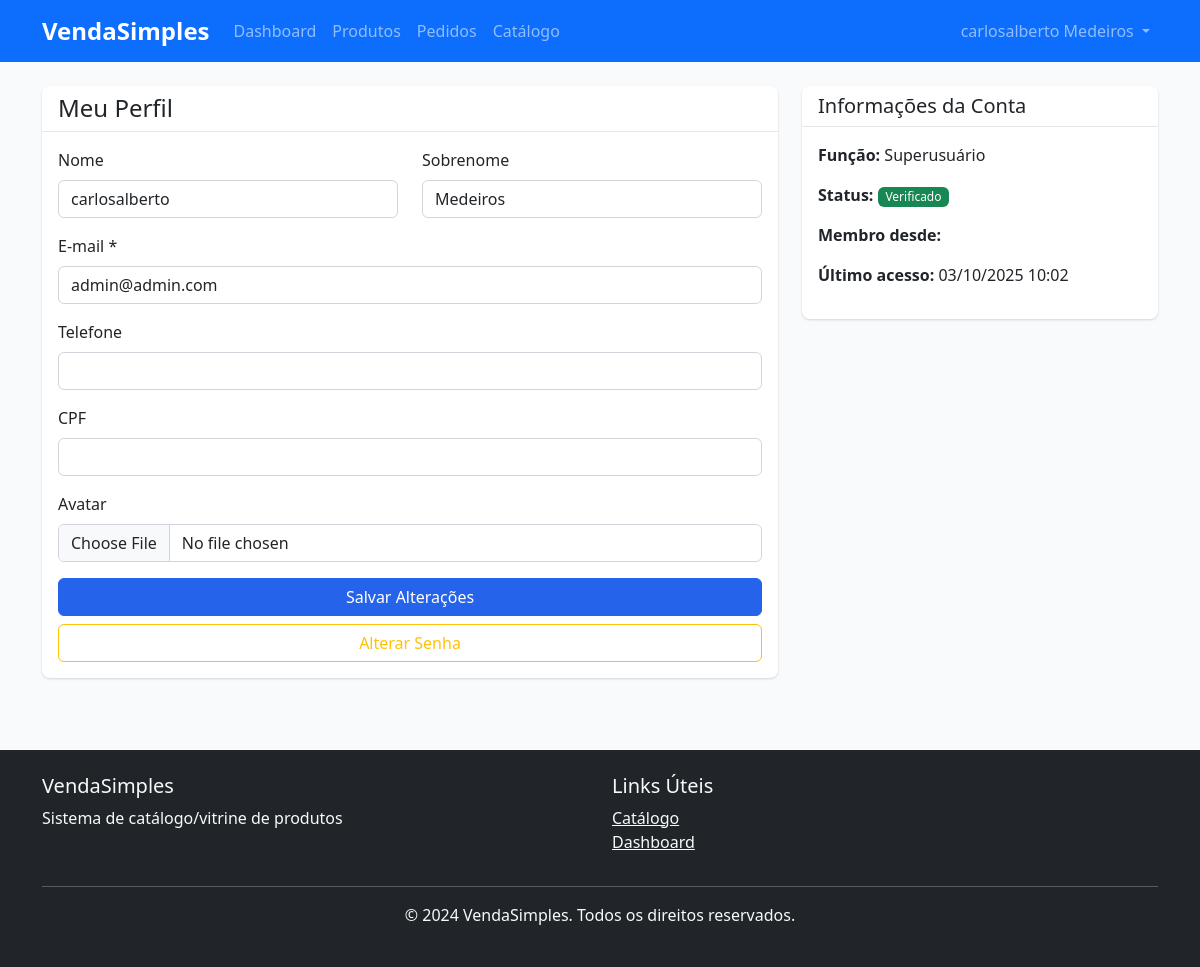
Page /auth/profile/ (signed in) on the committed database.
### apps/authentication/models.py (models this page shows, shortened)
class User(AbstractBaseUser, PermissionsMixin, TimeStampedModel, SoftDeleteModel):
    email = models.EmailField(
        unique=True,
        db_index=True,
        verbose_name='E-mail'
    )
    first_name = models.CharField(
        max_length=150,
        verbose_name='Nome'
    )
    last_name = models.CharField(
        max_length=150,
        verbose_name='Sobrenome'
    )
    role = models.CharField(
        max_length=20,
        choices=UserRole.choices,
        db_index=True,
        verbose_name='Função'
    )
    is_staff = models.BooleanField(
        default=False,
        verbose_name='Acesso ao Admin'
    )
    is_verified = models.BooleanField(
        default=False,
        db_index=True,
        verbose_name='E-mail Verificado'
    )
    phone = models.CharField(
        max_length=20,
        blank=True,
        null=True,
        validators=[validate_phone],
        verbose_name='Telefone'
    )
    USERNAME_FIELD = 'email'
    REQUIRED_FIELDS = ['first_name', 'last_name', 'role']
    objects = UserManager()
    class Meta:
        db_table = 'users'
        verbose_name = 'Usuário'
        verbose_name_plural = 'Usuários'
        indexes = [
            models.Index(fields=['email', 'role']),
            models.Index(fields=['is_active', 'role']),
            models.Index(fields=['is_verified', 'is_active']),
        ]
    def get_full_name(self):
        return f"{self.first_name} {self.last_name}".strip()

class Profile(TimeStampedModel):
    user = models.OneToOneField(
        User,
        on_delete=models.CASCADE,
        related_name='profile'
    )
    cpf = models.CharField(
        max_length=14,
        unique=True,
        null=True,
        blank=True,
        db_index=True,
        validators=[validate_cpf],
        verbose_name='CPF'
    )
    telefone = models.CharField(
        max_length=20,
        null=True,
        blank=True,
        validators=[validate_phone],
        verbose_name='Telefone'
    )
    whatsapp = models.CharField(
        max_length=20,
        null=True,
        blank=True,
        validators=[validate_phone],
        verbose_name='WhatsApp'
    )
    data_nascimento = models.DateField(
        null=True,
        blank=True,
        verbose_name='Data de Nascimento'
    )
    avatar = models.ImageField(
        upload_to='avatars/',
        null=True,
        blank=True,
        verbose_name='Avatar'
    )
    empresa = models.ForeignKey(
        Empresa,
        on_delete=models.SET_NULL,
        null=True,
        blank=True,
        related_name='vendedores',
        verbose_name='Empresa'
    )
    cep = models.CharField(
        max_length=9,
        blank=True,
        validators=[validate_cep],
        verbose_name='CEP'
    )
    endereco = models.CharField(
        max_length=255,
        blank=True,
        verbose_name='Endereço'
    )
    numero = models.CharField(
        max_length=20,
        blank=True,
        verbose_name='Número'
    )
    complemento = models.CharField(
        max_length=100,
        blank=True,
        verbose_name='Complemento'
    )
    bairro = models.CharField(
        max_length=100,
        blank=True,
        verbose_name='Bairro'
    )
    cidade = models.CharField(
        max_length=100,
        blank=True,
        verbose_name='Cidade'
    )
    estado = models.CharField(
        max_length=2,
        blank=True,
        verbose_name='Estado'
    )
    class Meta:
        db_table = 'profiles'
        verbose_name = 'Perfil'
        verbose_name_plural = 'Perfis'

### apps/authentication/views.py (the view)
# urls.py: path("profile/", views.profile_view, name="profile"),
@login_required
def profile_view(request):
    from .models import Profile
    user = request.user
    profile, created = Profile.objects.get_or_create(user=user)
    if request.method == "POST":
        user_form = UserProfileForm(request.POST, instance=user)
        profile_form = ProfileForm(request.POST, request.FILES, instance=profile)
        if user_form.is_valid() and profile_form.is_valid():
            user_form.save()
            profile_instance = profile_form.save(commit=False)
            if "avatar" in request.FILES:
                profile_instance.avatar = request.FILES.get("avatar")
            profile_instance.user = user
            profile_instance.save()
            messages.success(request, "Perfil atualizado com sucesso!")
            return redirect("authentication:profile")
    else:
        user_form = UserProfileForm(instance=user)
        profile_form = ProfileForm(instance=profile)
    context = {
        "user_form": user_form,
        "profile_form": profile_form,
    }
    return render(request, "authentication/profile.html", context)

### apps/authentication/forms.py (shortened to what this page needs)
class UserProfileForm(forms.ModelForm):
    class Meta:
        model = User
        fields = ["first_name", "last_name", "email", "phone"]
        widgets = {
            "first_name": forms.TextInput(attrs={"class": "form-control"}),
            "last_name": forms.TextInput(attrs={"class": "form-control"}),
            "email": forms.EmailInput(attrs={"class": "form-control"}),
            "phone": forms.TextInput(
                attrs={"class": "form-control", "data-mask": "(00) 00000-0000"}
            ),
        }

### apps/carrinho/context_processors.py (called while the page is built)
def carrinho(request):
    return {
        'carrinho': Cart(request)
    }

### apps/configuracoes/context_processors.py (called while the page is built)
def configuracoes_site(request):
    return {
        'site_name': 'VendaSimples',
        'site_description': 'Sistema de catálogo/vitrine de produtos',
    }

### templates/authentication/profile.html (shortened to what this page needs)
{% extends 'base/base.html' %}
{% block content %}
<div class="container py-4">
  <div class="row">
    <div class="col-md-8">
      <div class="card">
        <div class="card-header">
          <h4 class="mb-0">Meu Perfil</h4>
        </div>
        <div class="card-body">
          <form method="post" enctype="multipart/form-data">
            <div class="row">
              <div class="col-md-6">
                <div class="mb-3">
                  <label for="{{ user_form.first_name.id_for_label }}" class="form-label">Nome</label>
                  {{ user_form.first_name }}
                </div>
              </div>
              <div class="col-md-6">
                <div class="mb-3">
                  <label for="{{ user_form.last_name.id_for_label }}" class="form-label">Sobrenome</label>
                  {{ user_form.last_name }}
                </div>
              </div>
            </div>
            <div class="mb-3">
              <label for="{{ user_form.email.id_for_label }}" class="form-label">E-mail *</label>
              {{ user_form.email }}
            </div>
            <div class="mb-3">
              <label for="{{ user_form.phone.id_for_label }}" class="form-label">Telefone</label>
              {{ user_form.phone }}
            </div>
            <div class="mb-3">
              <label for="{{ profile_form.cpf.id_for_label }}" class="form-label">CPF</label>
              {{ profile_form.cpf }}
            </div>
            <div class="mb-3">
              <label for="{{ profile_form.avatar.id_for_label }}" class="form-label">Avatar</label>
              {{ profile_form.avatar }}
            </div>
            <div class="d-grid gap-2">
              <button type="submit" class="btn btn-primary">Salvar Alterações</button>
              <a href="{% url 'authentication:change_password' %}" class="btn btn-outline-warning">Alterar Senha</a>
            </div>
          </form>
        </div>
      </div>
    </div>
    <div class="col-md-4">
      <div class="card">
        <div class="card-header">
          <h5 class="mb-0">Informações da Conta</h5>
        </div>
        <div class="card-body">
          <p><strong>Função:</strong> {{ user.get_role_display }}</p>
          <p><strong>Status:</strong>
            {% if user.is_verified %}
              <span class="badge bg-success">Verificado</span>
            {% else %}
              <span class="badge bg-warning">Pendente</span>
            {% endif %}
          </p>
          <p><strong>Membro desde:</strong> {{ user.date_joined|date:"d/m/Y" }}</p>
          <p><strong>Último acesso:</strong> {{ user.last_login|date:"d/m/Y H:i"|default:"Nunca" }}</p>
        </div>
      </div>
    </div>
  </div>
</div>
{% endblock %}

### templates/base/navbar.html (shortened to what this page needs)
<nav class="navbar navbar-expand-lg navbar-dark bg-primary">
    <div class="container">
        <a class="navbar-brand" href="{% url 'dashboard:home' %}">
            <strong>VendaSimples</strong>
        </a>
        <div class="collapse navbar-collapse" id="navbarNav">
            <ul class="navbar-nav me-auto">
                {% if user.is_authenticated %}
                    <li class="nav-item">
                        <a class="nav-link" href="{% url 'dashboard:home' %}">Dashboard</a>
                    </li>
                    {% if user.role == 'SUPER' or user.role == 'EMPRESA' or user.role == 'VENDEDOR' %}
                        <li class="nav-item">
                            <a class="nav-link" href="{% url 'produtos:list' %}">Produtos</a>
                        </li>
                        <li class="nav-item">
                            <a class="nav-link" href="{% url 'pedidos:list' %}">Pedidos</a>
                        </li>
                    {% endif %}
                    <li class="nav-item">
                        <a class="nav-link" href="{% url 'catalogo:list' %}">Catálogo</a>
                    </li>
                {% endif %}
            </ul>
            <ul class="navbar-nav">
                {% if user.is_authenticated %}
                    <li class="nav-item dropdown">
                        <a class="nav-link dropdown-toggle" href="#" role="button" data-bs-toggle="dropdown">
                            {{ user.get_full_name }}
                        </a>
                    </li>
                {% endif %}
            </ul>
        </div>
    </div>
</nav>

### static/css/style.css (style rules this page uses)
:root { --primary-color: #2563eb; --secondary-color: #64748b; --success-color: #10b981; --warning-color: #f59e0b; --danger-color: #ef4444; --info-color: #06b6d4; }
body { font-family: 'Segoe UI', Tahoma, Geneva, Verdana, sans-serif; background-color: #f8fafc; }
.navbar-brand { font-weight: bold; font-size: 1.5rem; }
.card { border: none; border-radius: 0.5rem; box-shadow: 0 1px 3px 0 rgba(0, 0, 0, 0.1), 0 1px 2px 0 rgba(0, 0, 0, 0.06); }
.card-header { background-color: #ffffff; border-bottom: 1px solid #e5e7eb; border-radius: 0.5rem 0.5rem 0 0 !important; }
.btn { border-radius: 0.375rem; font-weight: 500; }
.btn-primary { background-color: var(--primary-color); border-color: var(--primary-color); }
.form-control { border-radius: 0.375rem; border: 1px solid #d1d5db; }
.badge { font-size: 0.75rem; font-weight: 500; }

### rows in the picture
User: get_full_name "carlosalberto Medeiros", first_name "carlosalberto", last_name "Medeiros", email "admin@admin.com", role "Superusuário", last_login "03/10/2025 10:02"
